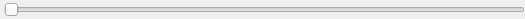
<ui version="4.0" >
 <comment>Python:from ChangeIndicatedLE import ChangeIndicatedLE</comment>
 <class>FloatInRangeControlBase</class>
 <widget class="QWidget" name="FloatInRangeControlBase" >
  <property name="geometry" >
   <rect>
    <x>0</x>
    <y>0</y>
    <width>525</width>
    <height>19</height>
   </rect>
  </property>
  <property name="font" >
   <font>
    <family>Droid Sans</family>
    <pointsize>8</pointsize>
   </font>
  </property>
  <property name="windowTitle" >
   <string>FloatInRangeControlBase</string>
  </property>
  <layout class="QHBoxLayout" >
   <property name="spacing" >
    <number>4</number>
   </property>
   <property name="margin" >
    <number>0</number>
   </property>
   <item>
    <widget class="ChangeIndicatedLE" native="1" name="lineEdit" />
   </item>
   <item>
    <layout class="QHBoxLayout" name="horizontalLayout" />
   </item>
   <item>
    <widget class="QSlider" name="slider" >
     <property name="sizePolicy" >
      <sizepolicy vsizetype="Fixed" hsizetype="Expanding" >
       <horstretch>2</horstretch>
       <verstretch>0</verstretch>
      </sizepolicy>
     </property>
     <property name="orientation" >
      <enum>Qt::Horizontal</enum>
     </property>
    </widget>
   </item>
  </layout>
 </widget>
 <layoutdefault spacing="0" margin="0" />
 <customwidgets>
  <customwidget>
   <class>ChangeIndicatedLE</class>
   <extends>QWidget</extends>
   <header location="global" >ChangeIndicatedLE</header>
  </customwidget>
 </customwidgets>
 <includes>
  <include location="local" >changeindicatedle.h</include>
 </includes>
 <resources/>
 <connections/>
</ui>
